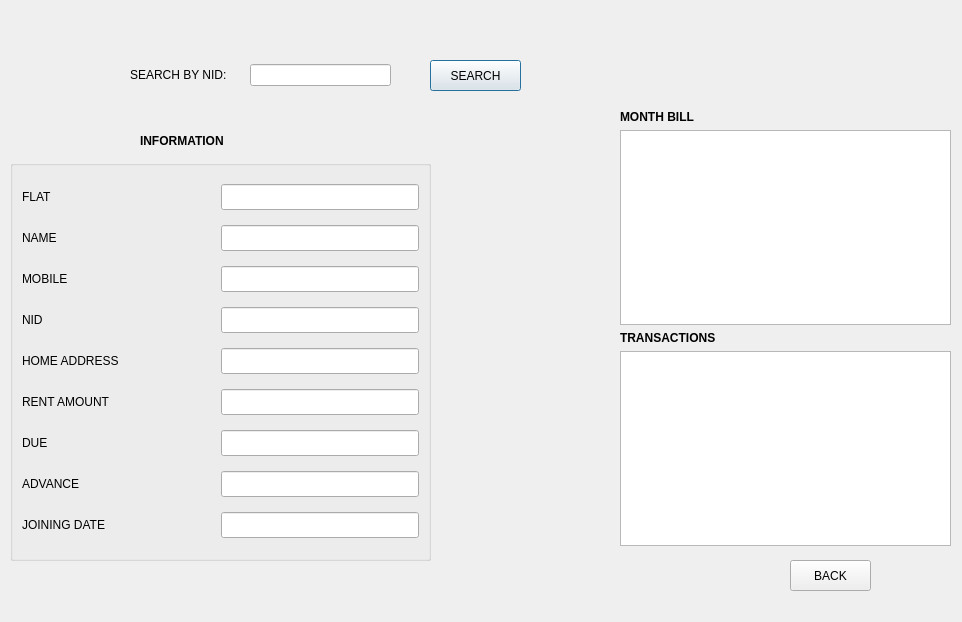
<?xml version="1.0" encoding="UTF-8"?>
<ui version="4.0">
 <class>renter_search</class>
 <widget class="QDialog" name="renter_search">
  <property name="geometry">
   <rect>
    <x>0</x>
    <y>0</y>
    <width>962</width>
    <height>622</height>
   </rect>
  </property>
  <property name="windowTitle">
   <string>RENTER SEARCH</string>
  </property>
  <widget class="QWidget" name="layoutWidget">
   <property name="geometry">
    <rect>
     <x>130</x>
     <y>60</y>
     <width>261</width>
     <height>30</height>
    </rect>
   </property>
   <layout class="QHBoxLayout" name="horizontalLayout">
    <item>
     <widget class="QLabel" name="label">
      <property name="text">
       <string>SEARCH BY NID:     </string>
      </property>
     </widget>
    </item>
    <item>
     <widget class="QLineEdit" name="lineEdit_search"/>
    </item>
   </layout>
  </widget>
  <widget class="QPushButton" name="pushButton_search">
   <property name="geometry">
    <rect>
     <x>430</x>
     <y>60</y>
     <width>91</width>
     <height>31</height>
    </rect>
   </property>
   <property name="text">
    <string>SEARCH</string>
   </property>
  </widget>
  <widget class="QPushButton" name="pushButton_BACK">
   <property name="geometry">
    <rect>
     <x>790</x>
     <y>560</y>
     <width>81</width>
     <height>31</height>
    </rect>
   </property>
   <property name="text">
    <string>BACK</string>
   </property>
  </widget>
  <widget class="QLabel" name="label_8">
   <property name="geometry">
    <rect>
     <x>140</x>
     <y>130</y>
     <width>91</width>
     <height>21</height>
    </rect>
   </property>
   <property name="font">
    <font>
     <bold>true</bold>
    </font>
   </property>
   <property name="text">
    <string>INFORMATION</string>
   </property>
  </widget>
  <widget class="QGroupBox" name="groupBox_2">
   <property name="geometry">
    <rect>
     <x>10</x>
     <y>160</y>
     <width>421</width>
     <height>401</height>
    </rect>
   </property>
   <property name="minimumSize">
    <size>
     <width>0</width>
     <height>192</height>
    </size>
   </property>
   <property name="font">
    <font>
     <strikeout>false</strikeout>
     <kerning>true</kerning>
    </font>
   </property>
   <property name="statusTip">
    <string/>
   </property>
   <property name="whatsThis">
    <string/>
   </property>
   <property name="autoFillBackground">
    <bool>false</bool>
   </property>
   <property name="title">
    <string/>
   </property>
   <property name="flat">
    <bool>false</bool>
   </property>
   <property name="checkable">
    <bool>false</bool>
   </property>
   <layout class="QVBoxLayout" name="verticalLayout_3">
    <property name="sizeConstraint">
     <enum>QLayout::SetDefaultConstraint</enum>
    </property>
    <item>
     <layout class="QHBoxLayout" name="horizontalLayout_8">
      <property name="spacing">
       <number>0</number>
      </property>
      <item>
       <widget class="QLabel" name="label_10">
        <property name="sizePolicy">
         <sizepolicy hsizetype="Preferred" vsizetype="Preferred">
          <horstretch>0</horstretch>
          <verstretch>0</verstretch>
         </sizepolicy>
        </property>
        <property name="minimumSize">
         <size>
          <width>20</width>
          <height>26</height>
         </size>
        </property>
        <property name="baseSize">
         <size>
          <width>20</width>
          <height>20</height>
         </size>
        </property>
        <property name="autoFillBackground">
         <bool>false</bool>
        </property>
        <property name="text">
         <string>FLAT</string>
        </property>
       </widget>
      </item>
      <item>
       <widget class="QLineEdit" name="lineEdit_flat">
        <property name="sizePolicy">
         <sizepolicy hsizetype="Minimum" vsizetype="Fixed">
          <horstretch>0</horstretch>
          <verstretch>0</verstretch>
         </sizepolicy>
        </property>
        <property name="minimumSize">
         <size>
          <width>121</width>
          <height>26</height>
         </size>
        </property>
        <property name="readOnly">
         <bool>true</bool>
        </property>
       </widget>
      </item>
     </layout>
    </item>
    <item>
     <layout class="QHBoxLayout" name="horizontalLayout_9">
      <property name="spacing">
       <number>0</number>
      </property>
      <item>
       <widget class="QLabel" name="label_11">
        <property name="sizePolicy">
         <sizepolicy hsizetype="Preferred" vsizetype="Preferred">
          <horstretch>0</horstretch>
          <verstretch>0</verstretch>
         </sizepolicy>
        </property>
        <property name="minimumSize">
         <size>
          <width>0</width>
          <height>20</height>
         </size>
        </property>
        <property name="text">
         <string>NAME</string>
        </property>
       </widget>
      </item>
      <item>
       <widget class="QLineEdit" name="lineEdit_name">
        <property name="sizePolicy">
         <sizepolicy hsizetype="Minimum" vsizetype="Fixed">
          <horstretch>0</horstretch>
          <verstretch>0</verstretch>
         </sizepolicy>
        </property>
        <property name="minimumSize">
         <size>
          <width>121</width>
          <height>26</height>
         </size>
        </property>
        <property name="maximumSize">
         <size>
          <width>16777215</width>
          <height>16777215</height>
         </size>
        </property>
        <property name="readOnly">
         <bool>true</bool>
        </property>
       </widget>
      </item>
     </layout>
    </item>
    <item>
     <layout class="QHBoxLayout" name="horizontalLayout_10">
      <property name="spacing">
       <number>0</number>
      </property>
      <item>
       <widget class="QLabel" name="label_12">
        <property name="sizePolicy">
         <sizepolicy hsizetype="Preferred" vsizetype="Preferred">
          <horstretch>0</horstretch>
          <verstretch>0</verstretch>
         </sizepolicy>
        </property>
        <property name="minimumSize">
         <size>
          <width>121</width>
          <height>26</height>
         </size>
        </property>
        <property name="text">
         <string>MOBILE</string>
        </property>
       </widget>
      </item>
      <item>
       <widget class="QLineEdit" name="lineEdit_MOBILE">
        <property name="sizePolicy">
         <sizepolicy hsizetype="Minimum" vsizetype="Fixed">
          <horstretch>0</horstretch>
          <verstretch>0</verstretch>
         </sizepolicy>
        </property>
        <property name="minimumSize">
         <size>
          <width>121</width>
          <height>26</height>
         </size>
        </property>
        <property name="readOnly">
         <bool>true</bool>
        </property>
       </widget>
      </item>
     </layout>
    </item>
    <item>
     <layout class="QHBoxLayout" name="horizontalLayout_11">
      <property name="spacing">
       <number>0</number>
      </property>
      <item>
       <widget class="QLabel" name="label_13">
        <property name="sizePolicy">
         <sizepolicy hsizetype="Preferred" vsizetype="Preferred">
          <horstretch>0</horstretch>
          <verstretch>0</verstretch>
         </sizepolicy>
        </property>
        <property name="minimumSize">
         <size>
          <width>121</width>
          <height>26</height>
         </size>
        </property>
        <property name="text">
         <string>NID</string>
        </property>
       </widget>
      </item>
      <item>
       <widget class="QLineEdit" name="lineEdit_nid">
        <property name="sizePolicy">
         <sizepolicy hsizetype="Minimum" vsizetype="Fixed">
          <horstretch>0</horstretch>
          <verstretch>0</verstretch>
         </sizepolicy>
        </property>
        <property name="minimumSize">
         <size>
          <width>121</width>
          <height>26</height>
         </size>
        </property>
        <property name="text">
         <string/>
        </property>
        <property name="readOnly">
         <bool>true</bool>
        </property>
       </widget>
      </item>
     </layout>
    </item>
    <item>
     <layout class="QHBoxLayout" name="horizontalLayout_12">
      <property name="spacing">
       <number>0</number>
      </property>
      <item>
       <widget class="QLabel" name="label_14">
        <property name="sizePolicy">
         <sizepolicy hsizetype="Preferred" vsizetype="Preferred">
          <horstretch>0</horstretch>
          <verstretch>0</verstretch>
         </sizepolicy>
        </property>
        <property name="minimumSize">
         <size>
          <width>121</width>
          <height>26</height>
         </size>
        </property>
        <property name="text">
         <string>HOME ADDRESS</string>
        </property>
       </widget>
      </item>
      <item>
       <widget class="QLineEdit" name="lineEdit_H_ADDRESS">
        <property name="sizePolicy">
         <sizepolicy hsizetype="Minimum" vsizetype="Fixed">
          <horstretch>0</horstretch>
          <verstretch>0</verstretch>
         </sizepolicy>
        </property>
        <property name="minimumSize">
         <size>
          <width>121</width>
          <height>26</height>
         </size>
        </property>
        <property name="text">
         <string/>
        </property>
        <property name="readOnly">
         <bool>true</bool>
        </property>
       </widget>
      </item>
     </layout>
    </item>
    <item>
     <layout class="QHBoxLayout" name="horizontalLayout_13">
      <property name="spacing">
       <number>0</number>
      </property>
      <item>
       <widget class="QLabel" name="label_15">
        <property name="sizePolicy">
         <sizepolicy hsizetype="Preferred" vsizetype="Preferred">
          <horstretch>0</horstretch>
          <verstretch>0</verstretch>
         </sizepolicy>
        </property>
        <property name="minimumSize">
         <size>
          <width>121</width>
          <height>26</height>
         </size>
        </property>
        <property name="text">
         <string>RENT AMOUNT</string>
        </property>
       </widget>
      </item>
      <item>
       <widget class="QLineEdit" name="lineEdit_RENT_AMOUNT">
        <property name="sizePolicy">
         <sizepolicy hsizetype="Minimum" vsizetype="Fixed">
          <horstretch>0</horstretch>
          <verstretch>0</verstretch>
         </sizepolicy>
        </property>
        <property name="minimumSize">
         <size>
          <width>121</width>
          <height>26</height>
         </size>
        </property>
        <property name="text">
         <string/>
        </property>
        <property name="readOnly">
         <bool>true</bool>
        </property>
       </widget>
      </item>
     </layout>
    </item>
    <item>
     <layout class="QHBoxLayout" name="horizontalLayout_17">
      <property name="spacing">
       <number>0</number>
      </property>
      <item>
       <widget class="QLabel" name="label_19">
        <property name="sizePolicy">
         <sizepolicy hsizetype="Preferred" vsizetype="Preferred">
          <horstretch>0</horstretch>
          <verstretch>0</verstretch>
         </sizepolicy>
        </property>
        <property name="minimumSize">
         <size>
          <width>121</width>
          <height>26</height>
         </size>
        </property>
        <property name="text">
         <string>DUE</string>
        </property>
       </widget>
      </item>
      <item>
       <widget class="QLineEdit" name="lineEdit_due">
        <property name="sizePolicy">
         <sizepolicy hsizetype="Minimum" vsizetype="Fixed">
          <horstretch>0</horstretch>
          <verstretch>0</verstretch>
         </sizepolicy>
        </property>
        <property name="minimumSize">
         <size>
          <width>121</width>
          <height>26</height>
         </size>
        </property>
        <property name="text">
         <string/>
        </property>
        <property name="readOnly">
         <bool>true</bool>
        </property>
       </widget>
      </item>
     </layout>
    </item>
    <item>
     <layout class="QHBoxLayout" name="horizontalLayout_14">
      <property name="spacing">
       <number>0</number>
      </property>
      <item>
       <widget class="QLabel" name="label_16">
        <property name="sizePolicy">
         <sizepolicy hsizetype="Preferred" vsizetype="Preferred">
          <horstretch>0</horstretch>
          <verstretch>0</verstretch>
         </sizepolicy>
        </property>
        <property name="minimumSize">
         <size>
          <width>121</width>
          <height>26</height>
         </size>
        </property>
        <property name="text">
         <string>ADVANCE</string>
        </property>
       </widget>
      </item>
      <item>
       <widget class="QLineEdit" name="lineEdit_ADVANCE">
        <property name="sizePolicy">
         <sizepolicy hsizetype="Minimum" vsizetype="Fixed">
          <horstretch>0</horstretch>
          <verstretch>0</verstretch>
         </sizepolicy>
        </property>
        <property name="minimumSize">
         <size>
          <width>121</width>
          <height>26</height>
         </size>
        </property>
        <property name="text">
         <string/>
        </property>
        <property name="readOnly">
         <bool>true</bool>
        </property>
       </widget>
      </item>
     </layout>
    </item>
    <item>
     <layout class="QHBoxLayout" name="horizontalLayout_15">
      <property name="spacing">
       <number>0</number>
      </property>
      <item>
       <widget class="QLabel" name="label_17">
        <property name="sizePolicy">
         <sizepolicy hsizetype="Preferred" vsizetype="Preferred">
          <horstretch>0</horstretch>
          <verstretch>0</verstretch>
         </sizepolicy>
        </property>
        <property name="minimumSize">
         <size>
          <width>121</width>
          <height>26</height>
         </size>
        </property>
        <property name="text">
         <string>JOINING DATE</string>
        </property>
       </widget>
      </item>
      <item>
       <widget class="QLineEdit" name="lineEdit_date">
        <property name="sizePolicy">
         <sizepolicy hsizetype="Minimum" vsizetype="Fixed">
          <horstretch>0</horstretch>
          <verstretch>0</verstretch>
         </sizepolicy>
        </property>
        <property name="minimumSize">
         <size>
          <width>121</width>
          <height>26</height>
         </size>
        </property>
        <property name="text">
         <string/>
        </property>
        <property name="readOnly">
         <bool>true</bool>
        </property>
       </widget>
      </item>
     </layout>
    </item>
   </layout>
  </widget>
  <widget class="QWidget" name="layoutWidget">
   <property name="geometry">
    <rect>
     <x>620</x>
     <y>110</y>
     <width>331</width>
     <height>436</height>
    </rect>
   </property>
   <layout class="QVBoxLayout" name="verticalLayout">
    <item>
     <widget class="QLabel" name="label_2">
      <property name="font">
       <font>
        <bold>true</bold>
       </font>
      </property>
      <property name="text">
       <string>MONTH BILL</string>
      </property>
     </widget>
    </item>
    <item>
     <widget class="QTableWidget" name="tableWidget_2"/>
    </item>
    <item>
     <widget class="QLabel" name="label_9">
      <property name="font">
       <font>
        <bold>true</bold>
       </font>
      </property>
      <property name="text">
       <string>TRANSACTIONS</string>
      </property>
     </widget>
    </item>
    <item>
     <widget class="QTableWidget" name="tableWidget">
      <property name="editTriggers">
       <set>QAbstractItemView::NoEditTriggers</set>
      </property>
      <property name="selectionMode">
       <enum>QAbstractItemView::NoSelection</enum>
      </property>
      <property name="selectionBehavior">
       <enum>QAbstractItemView::SelectRows</enum>
      </property>
      <property name="textElideMode">
       <enum>Qt::ElideMiddle</enum>
      </property>
     </widget>
    </item>
   </layout>
  </widget>
 </widget>
 <resources/>
 <connections/>
</ui>
